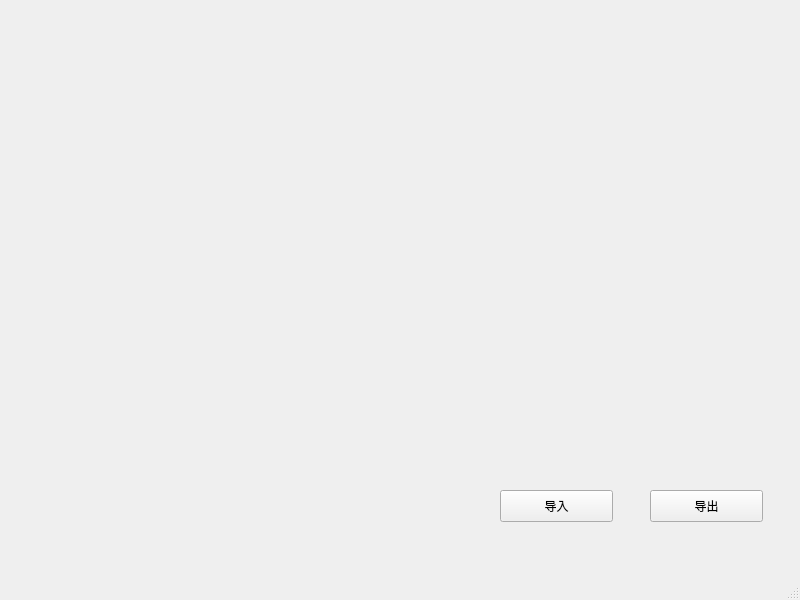
<?xml version="1.0" encoding="UTF-8"?>
<ui version="4.0">
 <class>MainWindow</class>
 <widget class="QMainWindow" name="MainWindow">
  <property name="geometry">
   <rect>
    <x>0</x>
    <y>0</y>
    <width>800</width>
    <height>600</height>
   </rect>
  </property>
  <property name="windowTitle">
   <string>MainWindow</string>
  </property>
  <widget class="QWidget" name="centralwidget">
   <widget class="QPushButton" name="pushButton">
    <property name="geometry">
     <rect>
      <x>500</x>
      <y>490</y>
      <width>113</width>
      <height>32</height>
     </rect>
    </property>
    <property name="text">
     <string>导入</string>
    </property>
   </widget>
   <widget class="QPushButton" name="pushButton_2">
    <property name="geometry">
     <rect>
      <x>650</x>
      <y>490</y>
      <width>113</width>
      <height>32</height>
     </rect>
    </property>
    <property name="text">
     <string>导出</string>
    </property>
   </widget>
  </widget>
  <widget class="QMenuBar" name="menubar">
   <property name="geometry">
    <rect>
     <x>0</x>
     <y>0</y>
     <width>800</width>
     <height>22</height>
    </rect>
   </property>
  </widget>
  <widget class="QStatusBar" name="statusbar"/>
 </widget>
 <resources/>
 <connections/>
</ui>
